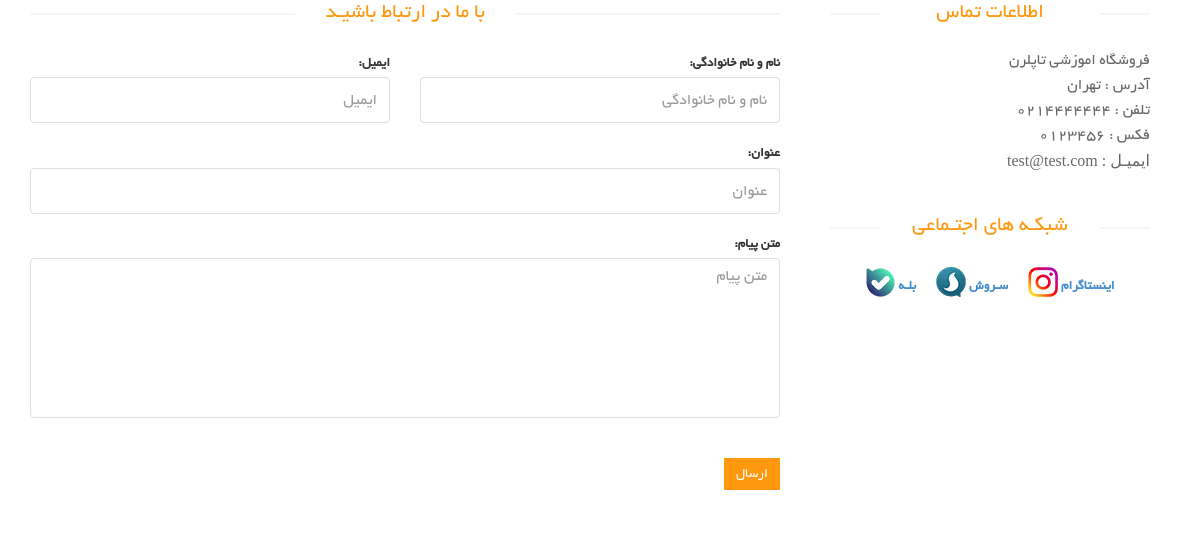
/contact_us/, run on the app's committed database.
### site_module/models.py (models this page shows, shortened)
class SiteSetting(models.Model):
    site_name = models.CharField(max_length=200, verbose_name='نام سایت')
    site_url = models.CharField(max_length=200, verbose_name='دامنه سایت')
    address = models.CharField(max_length=200, verbose_name='آدرس')
    phone = models.CharField(max_length=200, null=True, blank=True, verbose_name='تلفن')
    fax = models.CharField(max_length=200, null=True, blank=True, verbose_name='فکس')
    email = models.EmailField(max_length=200, null=True, blank=True, verbose_name='ایمیل')
    copy_right = models.TextField(verbose_name='متن کپی رایت')
    about_us_text = models.TextField(verbose_name='درباره ما')
    site_logo = models.ImageField(upload_to='images/site-setting/', verbose_name='لوگو سایت')
    is_main_setting = models.BooleanField(default=True, verbose_name='تنظیمات اصلی')
    class Meta:
        verbose_name = 'Site setting'
        verbose_name_plural = 'Setting '

### contact_module/views.py (the view)
# urls.py: path('', views.ContactUsView.as_view(), name='contact_us_page'),
class ContactUsView(CreateView):
    form_class = ContactUsModelFrom
    template_name = 'contact_module/contact_us_page.html'
    success_url = '/contact_us/'
    def get_context_data(self, *args , **kwargs):
        context = super().get_context_data(*args, **kwargs)
        setting: SiteSetting = SiteSetting.objects.filter(is_main_setting=True).first()
        context['site_setting'] = setting
        return context

### contact_module/forms.py
class ContactUsModelFrom(forms.ModelForm):
    class Meta:
        model = ContactUs
        fields = ['title', 'full_name', 'email', 'message'] # or for all we can use fields: '__all__'
        widgets = {
            'title': forms.TextInput(attrs={'class':'form-control', 'placeholder':'عنوان'}),
            'full_name': forms.TextInput(attrs={'class':'form-control', 'placeholder':'نام و نام خانوادگی'}),
            'email': forms.EmailInput(attrs={'class':'form-control', 'placeholder':'ایمیل'}),
            'message': forms.Textarea(attrs={'class':'form-control', 'placeholder':'متن پیام', 'id':'message', 'rows':'5'}),
        }
        labels = {
            'title': 'عنوان',
            'full_name': 'نام و نام خانوادگی',
            'email': 'ایمیل',
            'message': 'متن پیام',
        }
        error_messages = {
            'full_name': {
                'required': 'لطفا نام و نام خانوادگی خود را وارد کنید',
                'max_length': 'لطفا نام و نام خانوادگی نمی تواند بیشتر از ۵۰ کاراکتر باشد',
            },
        }

### contact_module/templates/contact_module/contact_us_page.html (shortened to what this page needs)
{% extends 'shared/_layout.html' %}
{% block content %}
  <div id="contact-page" class="container">
    <div class="bg">
      <div class="row">
        <div class="col-sm-8">
          <div class="contact-form">
            <h2 class="title text-center">با ما در ارتباط باشیـد</h2>
            <form id="main-contact-form" class="contact-form row" action="{% url 'contact_us_page' %}" method="post">
              <div class="form-group col-md-6">
                {{ form.email.label_tag }}
                {{ form.email }}
              </div>
              <div class="form-group col-md-6">
                {{ form.full_name.label_tag }}
                {{ form.full_name }}
              </div>
              <div class="form-group col-md-12">
                {{ form.title.label_tag }}
                {{ form.title }}
              </div>
              <div class="form-group col-md-12">
                {{ form.message.label_tag }}
                {{ form.message }}
              </div>
              <div class="form-group col-md-12">
                <button type="submit" class="btn btn-primary pull-right">ارسال</button>
              </div>
            </form>
          </div>
        </div>
        <div class="col-sm-4">
          <div class="contact-info">
            <h2 class="title text-center">اطلاعات تماس</h2>
            <address>
              <p>{{ site_setting.site_name }}</p>
              <p>آدرس : {{ site_setting.address }}</p>
              <p>تلفن : {{ site_setting.phone }}</p>
              {% if site_setting.fax %}
                <p>فکس : {{ site_setting.fax }}</p>
              {% endif %}
              {% if site_setting.email %}
                <p style="font-family: tahoma,serif;">ایمیـل : {{ site_setting.email }}</p>
              {% endif %}
            </address>
            <div class="social-networks">
              <h2 class="title text-center">شبکـه های اجتـماعی</h2>
              <span class="socials-share share">
									<ul>
										<a href="#">
											<li>
												<label>بلـه</label>
												<img src="/static/images/product-details/Bale.png" alt="">
											</li>
										</a>
										<a href="#">
											<li>
												<label>سـروش</label>
												<img src="/static/images/product-details/Soroush.png" alt="">
											</li>
										</a>
										<a href="#">
											<li>
												<label>اینستاگرام</label>
												<img src="/static/images/product-details/Instagram.png" alt="">
											</li>
										</a>
									</ul>
								</span>
            </div>
          </div>
        </div>
      </div>
    </div>
  </div>
{% endblock %}

### static/css/main.css (style rules this page uses)
body { font-family: 'BYekan'; font-size: 10pt; position: relative; font-weight: normal; direction: rtl; }
ul li { list-style: none; }
a { -webkit-transition: 300ms; -moz-transition: 300ms; -o-transition: 300ms; transition: 300ms; }
h1, h2, h3, h4, h5, h6 { font-family: 'BYekan', sans-serif; }
.left-sidebar h2:after, h2.title:after { content: " "; position: absolute; border: 1px solid #f5f5f5; bottom: 8px; right: 0; width: 100%; height: 0; z-index: -2; }
h2.title:before { content: " "; position: absolute; background: #fff; bottom: -6px; width: 220px; height: 30px; z-index: -1; right: 50%; margin-right: -110px; }
h2.title { color: #FE980F; font-family: 'BYekan', sans-serif; font-size: 16pt; font-weight: 400; margin: 0 15px; text-transform: uppercase; margin-bottom: 30px; position: relative; }
.share { margin-top: 15px; }
.bg h2.title { margin-right: 0; margin-left: 0; margin-top: 0; }
.chose_area input, select, textarea { background: #F0F0E9; border: 0; color: #696763; padding: 6px; width: 100%; border-radius: 0; resize: none }
.socials-share { margin-bottom: 30px; margin-top: 18px; }
.socials-share ul { padding-right: 0px; }
.socials-share li { display: inline-block; float: right; padding: 5px 10px; }
.btn.btn-primary { background: #FE980F; border: 0 none; border-radius: 0; margin-top: 16px; }
.contact-form .form-group { margin-bottom: 20px; }
#contact-page .form-control { background-color: #fff; border: 1px solid #ddd; color: #696763; height: 46px; padding: 6px 12px; width: 100%; font-size: 16px; border-radius: 4px; box-shadow: inherit; }
#contact-page #message { height: 160px; resize: none; }
#main-contact-form .btn-primary { margin-bottom: 15px; margin-top: 20px; }
#contact-page .contact-info { padding: 0 20px; }
#contact-page .contact-info address { margin-bottom: 40px; margin-top: -5px; }
#contact-page .contact-info p { margin-bottom: 0; color: #696763; font-size: 16px; line-height: 25px; }
.social-networks { overflow: hidden; text-align: center; }
.social-networks ul { margin-top: -5px; padding: 0; display: inline-block; }
.social-networks ul li { float: left; text-decoration: none; list-style: none; margin-right: 20px; }
.social-networks ul li:last-child { margin-right: 0; }

### data on the page
SiteSetting: site_name "فروشگاه اموزشی تاپلرن", address "تهران", phone "0214444444", fax "0123456", email "test@test.com"
